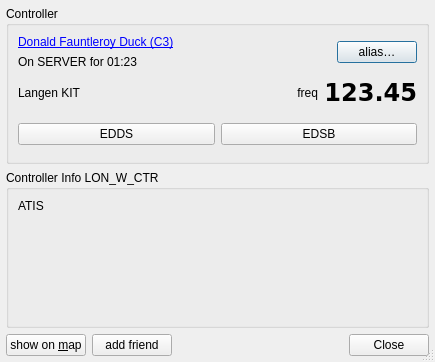
<?xml version="1.0" encoding="UTF-8"?>
<ui version="4.0">
 <class>ControllerDetails</class>
 <widget class="QDialog" name="ControllerDetails">
  <property name="geometry">
   <rect>
    <x>0</x>
    <y>0</y>
    <width>435</width>
    <height>362</height>
   </rect>
  </property>
  <property name="sizePolicy">
   <sizepolicy hsizetype="Preferred" vsizetype="MinimumExpanding">
    <horstretch>0</horstretch>
    <verstretch>0</verstretch>
   </sizepolicy>
  </property>
  <property name="windowIcon">
   <iconset resource="Resources.qrc">
    <normaloff>:/icons/qutescoop.png</normaloff>:/icons/qutescoop.png</iconset>
  </property>
  <property name="sizeGripEnabled">
   <bool>true</bool>
  </property>
  <layout class="QVBoxLayout" name="_2">
   <property name="margin" stdset="0">
    <number>6</number>
   </property>
   <item>
    <widget class="QGroupBox" name="groupBox">
     <property name="title">
      <string>Controller</string>
     </property>
     <layout class="QVBoxLayout" name="verticalLayout_3">
      <item>
       <layout class="QHBoxLayout" name="horizontalLayout" stretch="1,0">
        <item>
         <layout class="QVBoxLayout" name="verticalLayout_2">
          <item>
           <widget class="QLabel" name="lblControllerInfo">
            <property name="toolTip">
             <string>Link opens the VATSIM Statistics Center</string>
            </property>
            <property name="text">
             <string>&lt;a href=&quot;https://&quot;&gt;Donald Fauntleroy Duck (C3)&lt;/a&gt;</string>
            </property>
            <property name="openExternalLinks">
             <bool>true</bool>
            </property>
           </widget>
          </item>
          <item>
           <widget class="QLabel" name="lblOnline">
            <property name="text">
             <string>On SERVER for 01:23</string>
            </property>
           </widget>
          </item>
         </layout>
        </item>
        <item>
         <widget class="QPushButton" name="pbAlias">
          <property name="toolTip">
           <string>Add or edit an alias for this VATSIM member</string>
          </property>
          <property name="text">
           <string>alias…</string>
          </property>
         </widget>
        </item>
       </layout>
      </item>
      <item>
       <layout class="QHBoxLayout" name="frequencyLayout" stretch="0,1,0">
        <item>
         <widget class="QLabel" name="lblCallsign">
          <property name="text">
           <string>Langen KIT</string>
          </property>
          <property name="wordWrap">
           <bool>true</bool>
          </property>
         </widget>
        </item>
        <item>
         <widget class="QLabel" name="label">
          <property name="text">
           <string>freq</string>
          </property>
          <property name="alignment">
           <set>Qt::AlignRight|Qt::AlignTrailing|Qt::AlignVCenter</set>
          </property>
         </widget>
        </item>
        <item>
         <widget class="QLabel" name="lblFrequency">
          <property name="text">
           <string>&lt;h1&gt;&lt;code&gt;123.45&lt;/code&gt;&lt;/h1&gt;</string>
          </property>
          <property name="alignment">
           <set>Qt::AlignRight|Qt::AlignTrailing|Qt::AlignVCenter</set>
          </property>
          <property name="textInteractionFlags">
           <set>Qt::TextBrowserInteraction</set>
          </property>
         </widget>
        </item>
       </layout>
      </item>
      <item>
       <widget class="QWidget" name="gridAirports" native="true">
        <layout class="QGridLayout" name="gridLayout" columnstretch="0,0">
         <property name="leftMargin">
          <number>0</number>
         </property>
         <property name="topMargin">
          <number>0</number>
         </property>
         <property name="rightMargin">
          <number>0</number>
         </property>
         <property name="bottomMargin">
          <number>0</number>
         </property>
         <item row="0" column="1">
          <widget class="QPushButton" name="pushButton_4">
           <property name="text">
            <string>EDSB</string>
           </property>
          </widget>
         </item>
         <item row="0" column="0">
          <widget class="QPushButton" name="pushButton_5">
           <property name="text">
            <string>EDDS</string>
           </property>
          </widget>
         </item>
        </layout>
       </widget>
      </item>
     </layout>
    </widget>
   </item>
   <item>
    <widget class="QGroupBox" name="gbInfo">
     <property name="title">
      <string>Controller Info LON_W_CTR</string>
     </property>
     <layout class="QVBoxLayout" name="verticalLayout">
      <item>
       <widget class="QLabel" name="lblAtis">
        <property name="text">
         <string>ATIS</string>
        </property>
        <property name="textFormat">
         <enum>Qt::RichText</enum>
        </property>
        <property name="alignment">
         <set>Qt::AlignLeading|Qt::AlignLeft|Qt::AlignTop</set>
        </property>
        <property name="wordWrap">
         <bool>true</bool>
        </property>
        <property name="openExternalLinks">
         <bool>true</bool>
        </property>
        <property name="textInteractionFlags">
         <set>Qt::LinksAccessibleByMouse|Qt::TextSelectableByKeyboard|Qt::TextSelectableByMouse</set>
        </property>
       </widget>
      </item>
     </layout>
    </widget>
   </item>
   <item>
    <layout class="QHBoxLayout" name="bottomLayout">
     <item>
      <widget class="QPushButton" name="buttonShowOnMap">
       <property name="text">
        <string>show on &amp;map</string>
       </property>
       <property name="shortcut">
        <string>S</string>
       </property>
       <property name="autoDefault">
        <bool>false</bool>
       </property>
      </widget>
     </item>
     <item>
      <widget class="QPushButton" name="buttonAddFriend">
       <property name="text">
        <string>add friend</string>
       </property>
      </widget>
     </item>
     <item>
      <widget class="QDialogButtonBox" name="buttonBox">
       <property name="standardButtons">
        <set>QDialogButtonBox::Close</set>
       </property>
      </widget>
     </item>
    </layout>
   </item>
  </layout>
 </widget>
 <resources>
  <include location="Resources.qrc"/>
 </resources>
 <connections>
  <connection>
   <sender>buttonShowOnMap</sender>
   <signal>clicked()</signal>
   <receiver>ControllerDetails</receiver>
   <slot>close()</slot>
   <hints>
    <hint type="sourcelabel">
     <x>111</x>
     <y>305</y>
    </hint>
    <hint type="destinationlabel">
     <x>210</x>
     <y>138</y>
    </hint>
   </hints>
  </connection>
  <connection>
   <sender>buttonBox</sender>
   <signal>clicked(QAbstractButton*)</signal>
   <receiver>ControllerDetails</receiver>
   <slot>close()</slot>
   <hints>
    <hint type="sourcelabel">
     <x>387</x>
     <y>293</y>
    </hint>
    <hint type="destinationlabel">
     <x>391</x>
     <y>236</y>
    </hint>
   </hints>
  </connection>
 </connections>
</ui>
